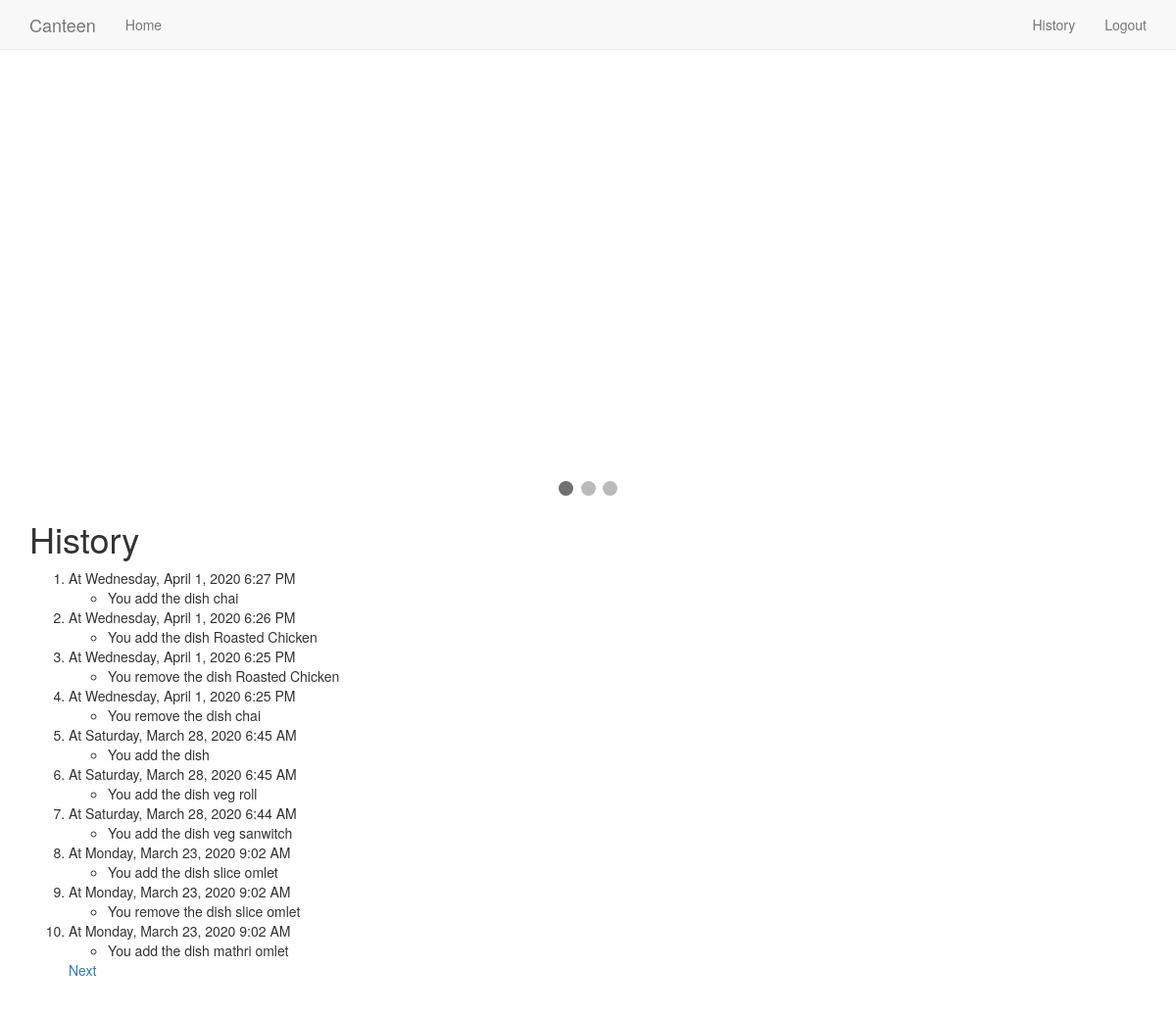
Screenshot of /history/1 (signed in) with the database file from the repository.
### app/models.py (models this page shows, shortened)
class History(db.Model):
    id = db.Column(db.Integer, primary_key=True)
    user_id = db.Column(db.Integer, db.ForeignKey('user.id'))
    timestamp = db.Column(db.DateTime, default=(datetime.now()-timedelta(minutes=330)))
    orders = db.relationship('Orders', backref='history', lazy='dynamic')
    status = db.Column(db.Integer, default=0.5)
    recent_order_id = db.Column(db.Integer, db.ForeignKey('recent_orders.id'))
    total_amount = db.Column(db.Integer, default = 0)
    removed_dish = db.Column(db.String(50), default='')

class Orders(db.Model):
    id = db.Column(db.Integer, primary_key=True)
    history_id = db.Column(db.Integer, db.ForeignKey('history.id'))
    quantity = db.Column(db.Integer)
    dish_id = db.Column(db.Integer, db.ForeignKey('dishes.id'))

class Dishes(db.Model):
    id = db.Column(db.Integer, primary_key=True)
    dishname = db.Column(db.String(50), index=True, unique=True)
    amount = db.Column(db.Integer)
    timetaken = db.Column(db.Integer)
    quantity = db.Column(db.Integer)
    quantities = db.relationship('Quantity', backref='dish', lazy='dynamic')
    order = db.relationship('Orders', backref='dish', lazy='dynamic')

### app/routes.py (the view)
@app.route('/history/<start>')
@login_required
def history(start):
    L, t = [], time_correction()
    histories = History.query.filter_by(customer=current_user).all()
    for history in histories:
        if history.status != 0.5:
            orders = Orders.query.filter_by(history=history).all()
            L.append((history, orders))
    if not L:
        if current_user.username == 'admin':
            flash("You do not add any dish")
        else:
            flash("You do not order anything till now.")
        return redirect(url_for('index'))
    total = len(L)
    start = int(start)
    if start>total:
        return render_template('404.html') or 404
    if start+10<total:
        end = start+10
    else:
        end = total+1
    return render_template('history.html', title='History', L=L,
        start=start, end=end, total=total)

### app/models.py (called while the page is built)
@login.user_loader
def load_user(id):
    return User.query.get(int(id))

### app/routes.py (called while the page is built, shortened)
def time_correction():
    wait_time, t = app.config['WAIT_TIME'], 0
    recent_orders = RecentOrders.query.all()
    app.config['WAIT_TIME'] = wait_time
    db.session.commit()
    if recent_orders:
        t = (recent_order.timestamp
            + timedelta(minutes=330)
            - datetime.now()).total_seconds()
        return (t//60+1)
    return 0

### app/templates/history.html (shortened to what this page needs)
{% extends "base.html" %}
{% block app_content %}
  <h1>History</h1>
  <ol start={{ start }}>
    {% for i in range(start, end) %}
      <li>At {{ moment(L[total-i][0].timestamp).format('LLLL') }}</li>
      {% if current_user.username=='admin' %}
        <ul>
          {% if L[total-i][0].status==1 %}
          {% for order in L[total-i][1] %}
            <li>You add the dish {{ order.dish.dishname }}</li>
          {% endfor %}
          {% else %}
            <li>You remove the dish {{ L[total-i][0].removed_dish }}</li>
          {% endif %}
        </ul>
      {% endif %}
    {% endfor %}
    {% if end <= (total//10)*10+1 %}
      <a href="{{ url_for('history', start=end) }}">Next</a>
    {% elif end != total+1 %}
      <a href="{{ url_for('history', start=(total//10)*10) }}">Next</a>
    {% endif %}
  </ol>
{% endblock %}

### app/templates/base.html (shortened to what this page needs)
{% extends 'bootstrap/base.html' %}
{% block head %}
  {{ super() }}
  <link rel="stylesheet" type="text/css" href="{{ url_for('static', filename='app.css') }}">
{% endblock %}
{% block navbar %}
  <nav class="navbar navbar-default navbar-fixed-top">
    <div class="container">
      <div class="navbar-header">
        <a class="navbar-brand" href="{{ url_for('index') }}">Canteen</a>
      </div>
      <div class="collapse navbar-collapse" id="bs-example-navbar-collapse-1">
        <ul class="nav navbar-nav">
          <li><a href="{{ url_for('index') }}">Home</a></li>
        </ul>
        <ul class="nav navbar-nav navbar-right">
          {% if current_user.is_anonymous %}
            <li><a href="{{ url_for('index') }}#login">Login</a></li>
          {% else %}
            <li><a href="{{ url_for('history', start=1) }}">History</a></li>
            <li><a href="{{ url_for('logout') }}">Logout</a></li>
          {% endif %}
        </ul>
      </div>
    </div>
  </nav>
{% endblock %}
{% block content %}
  <div class="container">
    <div class="slideshow-container">
    </div>
    <br>
    <div style="text-align:center">
      <span class="dot" onclick="currentSlide(1)"></span>
      <span class="dot" onclick="currentSlide(2)"></span>
      <span class="dot" onclick="currentSlide(3)"></span>
    </div>
    {% block app_content %}{% endblock %}
  </div>
{% endblock %}

### app/static/app.css (style rules this page uses)
* { box-sizing:border-box; }
body { padding-top: 70px; padding-bottom: 70px; }
.dot { cursor: pointer; height: 15px; width: 15px; margin: 0 2px; background-color: #bbb; border-radius: 50%; display: inline-block; transition: background-color 0.6s ease; }
.active { background-color: #717171; }
.slideshow-container { position: relative; margin: auto; }

### rows the page displays
History: timestamp "Wednesday, April 1, 2020 6:27 PM"
Orders: dish.dishname "chai"
History: timestamp "Wednesday, April 1, 2020 6:26 PM"
Orders: dish.dishname "Roasted Chicken"
History: timestamp "Wednesday, April 1, 2020 6:25 PM", removed_dish "Roasted Chicken"
History: timestamp "Wednesday, April 1, 2020 6:25 PM", removed_dish "chai"
History: timestamp "Saturday, March 28, 2020 6:45 AM"
History: timestamp "Saturday, March 28, 2020 6:45 AM"
Orders: dish.dishname "veg roll"
History: timestamp "Saturday, March 28, 2020 6:44 AM"
Orders: dish.dishname "veg sanwitch"
History: timestamp "Monday, March 23, 2020 9:02 AM"
Orders: dish.dishname "slice omlet"
History: timestamp "Monday, March 23, 2020 9:02 AM", removed_dish "slice omlet"
History: timestamp "Monday, March 23, 2020 9:02 AM"
Orders: dish.dishname "mathri omlet"
